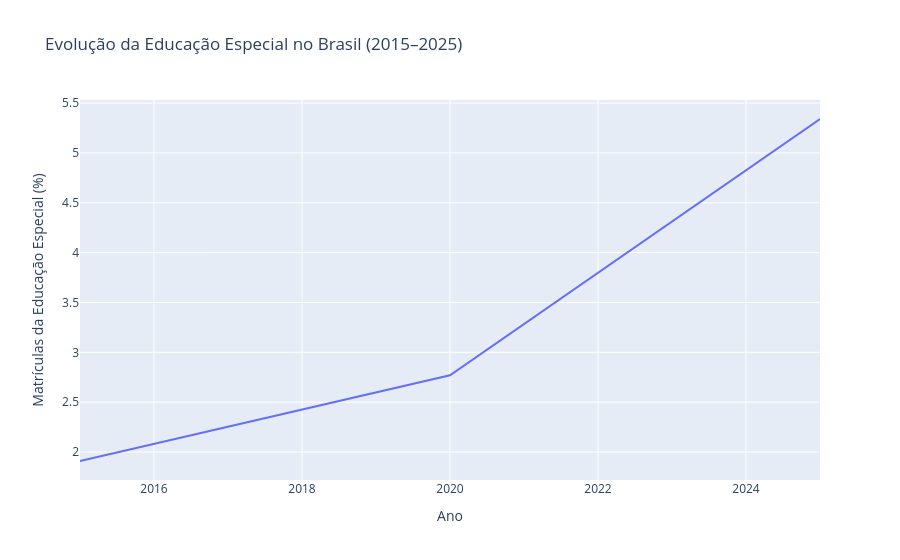

Write notebook code for a chart like this one.
### Markdown cell above
## 1.2) Montagem dos DataFrames (*views*)

Aqui, a resposta será dada por meio da porcentagem de matrículas de alunos especiais com relação às matrículas totais. A visualização da variação percentual de participação de alunos especiais será dada por meio uma série temporal com intervalos de 5 anos (por isso pegamos os anos de 2015, 2020 e 2025).

### Code cell
# Monta a view a partir das localidades de 2025 (escolhemos utilizar os padrões de 2025 e não os de 2015 e 2020)
view_geral = limpar_1(tb_11_2025)[["Região", "Estado", "Município", "IBGE"]].copy()

# Calcula os percentuais
for ano, (basica, especial) in tabelas.items():
    total = limpar_1(basica)["Total"]
    esp = limpar_1(especial)["Total"]

    view_geral[ano] = (esp / total * 100).round(2)


view_geral = view_geral.reset_index(drop=True)

# View Nacional, Regional, Estadual e Municipal da evolução da Educação Especial ao longo dos anos

display(view_geral)


# Views individuais (Nacional, Regional, Estadual, Municipal)

view_nacional = view_geral.loc[view_geral['Região'] == "Brasil"].melt(var_name="Ano", value_name = "Percentual") # "Transpõe" o dataframe nacional
view_regional = view_geral[view_geral['Estado'].isna() & view_geral['Município'].isna() & view_geral['IBGE'].isna()]
view_estadual = view_geral[view_geral['Estado'].notna() & view_geral['Município'].isna() & view_geral['IBGE'].isna()]
view_municipal = view_geral[view_geral['Estado'].notna() & view_geral['Município'].notna() & view_geral['IBGE'].isna()]

display(view_nacional)
display(view_regional)
display(view_estadual)
display(view_municipal)

# Projetando as séries temporais:
fig_nacional = px.line(view_nacional, x = "Ano", y = "Percentual", title = "Evolução da Educação Especial no Brasil (2015–2025)", 
              labels = {"Ano": "Ano", "Percentual": "Matrículas da Educação Especial (%)"})


fig_nacional.show()

### Figure 1 — Plotly figure (JSON) as saved in the notebook; plotly's stock layout.template omitted (floating-point values rounded to 4 significant figures)
{"data": [{"hovertemplate": "Ano=%{x}<br>Matrículas da Educação Especial (%)=%{y}<extra></extra>", "legendgroup": "", "line": {"color": "#636efa", "dash": "solid"}, "marker": {"symbol": "circle"}, "mode": "lines", "name": "", "orientation": "v", "showlegend": false, "type": "scatter", "x": ["Região", "Estado", "Município", "IBGE", 2015, 2020, 2025], "xaxis": "x", "y": ["Brasil", null, null, null, 1.91, 2.77, 5.34], "yaxis": "y"}], "layout": {"legend": {"tracegroupgap": 0}, "title": {"text": "Evolução da Educação Especial no Brasil (2015–2025)"}, "xaxis": {"anchor": "y", "domain": [0, 1], "title": {"text": "Ano"}}, "yaxis": {"anchor": "x", "domain": [0, 1], "title": {"text": "Matrículas da Educação Especial (%)"}}}}
